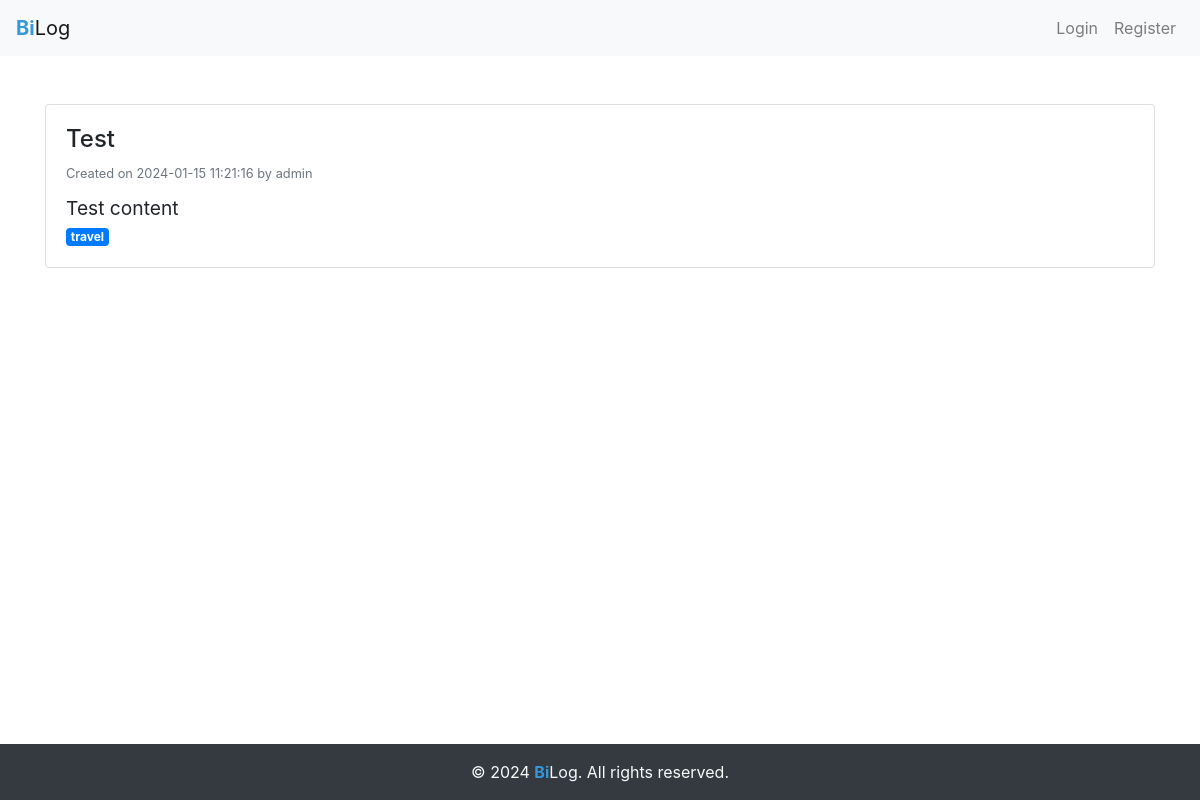
The page /view.php?id=5 on the database its author committed.
### tables this page shows
CREATE TABLE `blog_posts` (
  `id` int(11) NOT NULL,
  `title` varchar(255) NOT NULL,
  `content` text NOT NULL,
  `author` varchar(100) NOT NULL,
  `category` varchar(50) NOT NULL,
  `post_timestamp` timestamp NOT NULL DEFAULT current_timestamp(),
  `image_url` varchar(255) DEFAULT NULL
);

### view.php (the view, shortened to what this page needs)
<?php
include('connect_db.php');
if (isset($_GET['id'])) {
    $postId = $_GET['id'];
    $postQuery = $mysqli->prepare("SELECT id, title, content, author, post_timestamp, category FROM blog_posts WHERE id = ?");
    $postQuery->bind_param('i', $postId);
    $postQuery->execute();
    $postResult = $postQuery->get_result();
    if ($postResult->num_rows > 0) {
        $post = $postResult->fetch_assoc();
    } else {
        header('Location: index.php');
        exit();
    }
} else {
    header('Location: index.php');
    exit();
}
include('incs/header.php');
?>
<!DOCTYPE html>
<html lang="en">
<head>
    <link rel="stylesheet" href="https://stackpath.bootstrapcdn.com/bootstrap/4.5.2/css/bootstrap.min.css">
</head>
<body>
<div class="container mt-5">
    <div class="card">
        <div class="card-body">
            <div class="d-flex justify-content-between align-items-center">
                <h2 class="card-title"><?php echo $post['title']; ?></h2>
            </div>
            <p class="card-subtitle text-muted mb-2">
                <small>Created on <?php echo $post['post_timestamp']; ?> by <?php echo $post['author']; ?></small>
            </p>
            <div class="card-content"><?php echo $post['content']; ?></div>
                <?php if (!empty($post['category'])) : ?>
                    <span class="badge badge-primary"><?php echo $post['category']; ?></span>
                <?php endif; ?>
        </div>
    </div>
</div>
<?php
include('incs/footer.php');
?>
</body>
</html>

### css/style.css (style rules this page uses)
.container { max-width: 600px; }
.card-title { font-size: 1.5em; }
.card-content { font-size: 1.2em; margin-top: 10px; }

### view.php (style rules this page uses)
.card-content { max-width: 100%; max-height: 30rem; overflow: auto; white-space: pre-line; }

### rows shown on the page
blog_posts: title "Test", post_timestamp "2024-01-15 11:21:16", author "admin", content "Test content", category "travel"
